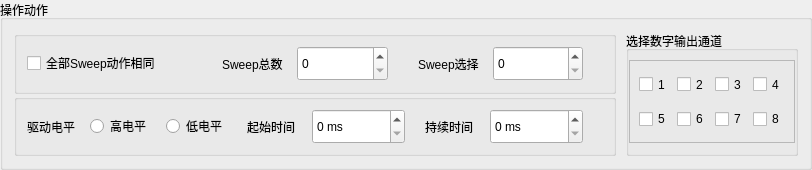
    <widget class="QGroupBox" name="oprGroupBox">
     <property name="sizePolicy">
      <sizepolicy hsizetype="Preferred" vsizetype="Fixed">
       <horstretch>0</horstretch>
       <verstretch>0</verstretch>
      </sizepolicy>
     </property>
     <property name="minimumSize">
      <size>
       <width>0</width>
       <height>170</height>
      </size>
     </property>
     <property name="maximumSize">
      <size>
       <width>16777215</width>
       <height>163</height>
      </size>
     </property>
     <property name="title">
      <string>操作动作</string>
     </property>
     <layout class="QGridLayout" name="gridLayout_12">
      <item row="0" column="0">
       <layout class="QGridLayout" name="gridLayout_11">
        <property name="horizontalSpacing">
         <number>10</number>
        </property>
        <item row="0" column="1">
         <widget class="QGroupBox" name="selNumsOutChaGroupBox">
          <property name="styleSheet">
           <string notr="true">QFrame#frame_6 {
border: 1px solid #3a3939;
border-radius: 2px;
}</string>
          </property>
          <property name="title">
           <string>选择数字输出通道</string>
          </property>
          <layout class="QVBoxLayout" name="verticalLayout_4">
           <property name="spacing">
            <number>0</number>
           </property>
           <property name="leftMargin">
            <number>0</number>
           </property>
           <property name="rightMargin">
            <number>0</number>
           </property>
           <property name="bottomMargin">
            <number>10</number>
           </property>
           <item>
            <widget class="QFrame" name="frame_11">
             <property name="frameShape">
              <enum>QFrame::StyledPanel</enum>
             </property>
             <property name="frameShadow">
              <enum>QFrame::Raised</enum>
             </property>
             <layout class="QGridLayout" name="gridLayout_7">
              <item row="0" column="0">
               <widget class="QCheckBox" name="cha1CheckBox">
                <property name="sizePolicy">
                 <sizepolicy hsizetype="Fixed" vsizetype="Preferred">
                  <horstretch>0</horstretch>
                  <verstretch>0</verstretch>
                 </sizepolicy>
                </property>
                <property name="styleSheet">
                 <string notr="true"/>
                </property>
                <property name="text">
                 <string>1</string>
                </property>
               </widget>
              </item>
              <item row="0" column="1">
               <widget class="QCheckBox" name="cha2CheckBox">
                <property name="sizePolicy">
                 <sizepolicy hsizetype="Fixed" vsizetype="Preferred">
                  <horstretch>0</horstretch>
                  <verstretch>0</verstretch>
                 </sizepolicy>
                </property>
                <property name="styleSheet">
                 <string notr="true"/>
                </property>
                <property name="text">
                 <string>2</string>
                </property>
               </widget>
              </item>
              <item row="0" column="3">
               <widget class="QCheckBox" name="cha4CheckBox">
                <property name="sizePolicy">
                 <sizepolicy hsizetype="Fixed" vsizetype="Preferred">
                  <horstretch>0</horstretch>
                  <verstretch>0</verstretch>
                 </sizepolicy>
                </property>
                <property name="styleSheet">
                 <string notr="true"/>
                </property>
                <property name="text">
                 <string>4</string>
                </property>
               </widget>
              </item>
              <item row="1" column="0">
               <widget class="QCheckBox" name="cha5CheckBox">
                <property name="sizePolicy">
                 <sizepolicy hsizetype="Fixed" vsizetype="Preferred">
                  <horstretch>0</horstretch>
                  <verstretch>0</verstretch>
                 </sizepolicy>
                </property>
                <property name="styleSheet">
                 <string notr="true"/>
                </property>
                <property name="text">
                 <string>5</string>
                </property>
               </widget>
              </item>
              <item row="1" column="1">
               <widget class="QCheckBox" name="cha6CheckBox">
                <property name="sizePolicy">
                 <sizepolicy hsizetype="Fixed" vsizetype="Preferred">
                  <horstretch>0</horstretch>
                  <verstretch>0</verstretch>
                 </sizepolicy>
                </property>
                <property name="styleSheet">
                 <string notr="true"/>
                </property>
                <property name="text">
                 <string>6</string>
                </property>
               </widget>
              </item>
              <item row="1" column="2">
               <widget class="QCheckBox" name="cha7CheckBox">
                <property name="sizePolicy">
                 <sizepolicy hsizetype="Fixed" vsizetype="Preferred">
                  <horstretch>0</horstretch>
                  <verstretch>0</verstretch>
                 </sizepolicy>
                </property>
                <property name="styleSheet">
                 <string notr="true"/>
                </property>
                <property name="text">
                 <string>7</string>
                </property>
               </widget>
              </item>
              <item row="1" column="3">
               <widget class="QCheckBox" name="cha8CheckBox">
                <property name="sizePolicy">
                 <sizepolicy hsizetype="Fixed" vsizetype="Preferred">
                  <horstretch>0</horstretch>
                  <verstretch>0</verstretch>
                 </sizepolicy>
                </property>
                <property name="styleSheet">
                 <string notr="true"/>
                </property>
                <property name="text">
                 <string>8</string>
                </property>
               </widget>
              </item>
              <item row="0" column="2">
               <widget class="QCheckBox" name="cha3CheckBox">
                <property name="sizePolicy">
                 <sizepolicy hsizetype="Fixed" vsizetype="Preferred">
                  <horstretch>0</horstretch>
                  <verstretch>0</verstretch>
                 </sizepolicy>
                </property>
                <property name="styleSheet">
                 <string notr="true"/>
                </property>
                <property name="text">
                 <string>3</string>
                </property>
               </widget>
              </item>
             </layout>
            </widget>
           </item>
          </layout>
         </widget>
        </item>
        <item row="0" column="0">
         <layout class="QVBoxLayout" name="verticalLayout_5">
          <property name="spacing">
           <number>0</number>
          </property>
          <item>
           <widget class="QGroupBox" name="groupBox_8">
            <property name="minimumSize">
             <size>
              <width>0</width>
              <height>60</height>
             </size>
            </property>
            <property name="maximumSize">
             <size>
              <width>16777215</width>
              <height>16777215</height>
             </size>
            </property>
            <property name="title">
             <string/>
            </property>
            <layout class="QGridLayout" name="gridLayout_8">
             <property name="leftMargin">
              <number>10</number>
             </property>
             <property name="rightMargin">
              <number>30</number>
             </property>
             <property name="bottomMargin">
              <number>9</number>
             </property>
             <property name="horizontalSpacing">
              <number>30</number>
             </property>
             <item row="0" column="1">
              <layout class="QHBoxLayout" name="horizontalLayout_16">
               <property name="spacing">
                <number>5</number>
               </property>
               <item>
                <widget class="QLabel" name="label_10">
                 <property name="sizePolicy">
                  <sizepolicy hsizetype="Fixed" vsizetype="Preferred">
                   <horstretch>0</horstretch>
                   <verstretch>0</verstretch>
                  </sizepolicy>
                 </property>
                 <property name="minimumSize">
                  <size>
                   <width>70</width>
                   <height>0</height>
                  </size>
                 </property>
                 <property name="maximumSize">
                  <size>
                   <width>16777215</width>
                   <height>16777215</height>
                  </size>
                 </property>
                 <property name="text">
                  <string>Sweep总数</string>
                 </property>
                </widget>
               </item>
               <item>
                <widget class="QSpinBox" name="sweepCountSpinBox">
                 <property name="minimumSize">
                  <size>
                   <width>0</width>
                   <height>35</height>
                  </size>
                 </property>
                 <property name="suffix">
                  <string/>
                 </property>
                </widget>
               </item>
              </layout>
             </item>
             <item row="0" column="2">
              <layout class="QHBoxLayout" name="horizontalLayout_17">
               <property name="spacing">
                <number>5</number>
               </property>
               <item>
                <widget class="QLabel" name="label_11">
                 <property name="sizePolicy">
                  <sizepolicy hsizetype="Fixed" vsizetype="Preferred">
                   <horstretch>0</horstretch>
                   <verstretch>0</verstretch>
                  </sizepolicy>
                 </property>
                 <property name="minimumSize">
                  <size>
                   <width>70</width>
                   <height>0</height>
                  </size>
                 </property>
                 <property name="maximumSize">
                  <size>
                   <width>16777215</width>
                   <height>16777215</height>
                  </size>
                 </property>
                 <property name="text">
                  <string>Sweep选择</string>
                 </property>
                </widget>
               </item>
               <item>
                <widget class="QSpinBox" name="SweepSelSpinBox">
                 <property name="minimumSize">
                  <size>
                   <width>0</width>
                   <height>35</height>
                  </size>
                 </property>
                 <property name="suffix">
                  <string/>
                 </property>
                </widget>
               </item>
              </layout>
             </item>
             <item row="0" column="0">
              <widget class="QCheckBox" name="allSweepActionCheckBox">
               <property name="text">
                <string>全部Sweep动作相同</string>
               </property>
              </widget>
             </item>
            </layout>
           </widget>
          </item>
          <item>
           <widget class="QGroupBox" name="groupBox_9">
            <property name="minimumSize">
             <size>
              <width>602</width>
              <height>0</height>
             </size>
            </property>
            <property name="maximumSize">
             <size>
              <width>16777215</width>
              <height>16777215</height>
             </size>
            </property>
            <property name="title">
             <string/>
            </property>
            <layout class="QGridLayout" name="gridLayout_9">
             <property name="leftMargin">
              <number>10</number>
             </property>
             <property name="rightMargin">
              <number>30</number>
             </property>
             <property name="horizontalSpacing">
              <number>20</number>
             </property>
             <item row="0" column="1">
              <layout class="QHBoxLayout" name="horizontalLayout_18">
               <item>
                <widget class="QLabel" name="label_12">
                 <property name="sizePolicy">
                  <sizepolicy hsizetype="Fixed" vsizetype="Preferred">
                   <horstretch>0</horstretch>
                   <verstretch>0</verstretch>
                  </sizepolicy>
                 </property>
                 <property name="minimumSize">
                  <size>
                   <width>65</width>
                   <height>0</height>
                  </size>
                 </property>
                 <property name="maximumSize">
                  <size>
                   <width>65</width>
                   <height>16777215</height>
                  </size>
                 </property>
                 <property name="text">
                  <string>起始时间</string>
                 </property>
                </widget>
               </item>
               <item>
                <widget class="QSpinBox" name="startTimeSpinBox">
                 <property name="minimumSize">
                  <size>
                   <width>0</width>
                   <height>35</height>
                  </size>
                 </property>
                 <property name="suffix">
                  <string> ms</string>
                 </property>
                </widget>
               </item>
              </layout>
             </item>
             <item row="0" column="2">
              <layout class="QHBoxLayout" name="horizontalLayout_19">
               <item>
                <widget class="QLabel" name="label_13">
                 <property name="sizePolicy">
                  <sizepolicy hsizetype="Fixed" vsizetype="Preferred">
                   <horstretch>0</horstretch>
                   <verstretch>0</verstretch>
                  </sizepolicy>
                 </property>
                 <property name="minimumSize">
                  <size>
                   <width>65</width>
                   <height>0</height>
                  </size>
                 </property>
                 <property name="maximumSize">
                  <size>
                   <width>65</width>
                   <height>16777215</height>
                  </size>
                 </property>
                 <property name="text">
                  <string>持续时间</string>
                 </property>
                </widget>
               </item>
               <item>
                <widget class="QSpinBox" name="durationSpinBox">
                 <property name="minimumSize">
                  <size>
                   <width>0</width>
                   <height>35</height>
                  </size>
                 </property>
                 <property name="suffix">
                  <string> ms</string>
                 </property>
                </widget>
               </item>
              </layout>
             </item>
             <item row="0" column="0">
              <layout class="QHBoxLayout" name="horizontalLayout_20">
               <property name="spacing">
                <number>15</number>
               </property>
               <item>
                <widget class="QLabel" name="label_14">
                 <property name="text">
                  <string>驱动电平</string>
                 </property>
                </widget>
               </item>
               <item>
                <widget class="QRadioButton" name="highRadioButton">
                 <property name="text">
                  <string>高电平</string>
                 </property>
                </widget>
               </item>
               <item>
                <widget class="QRadioButton" name="lowRadioButton">
                 <property name="text">
                  <string>低电平</string>
                 </property>
                </widget>
               </item>
              </layout>
             </item>
            </layout>
           </widget>
          </item>
         </layout>
        </item>
       </layout>
      </item>
     </layout>
    </widget>
